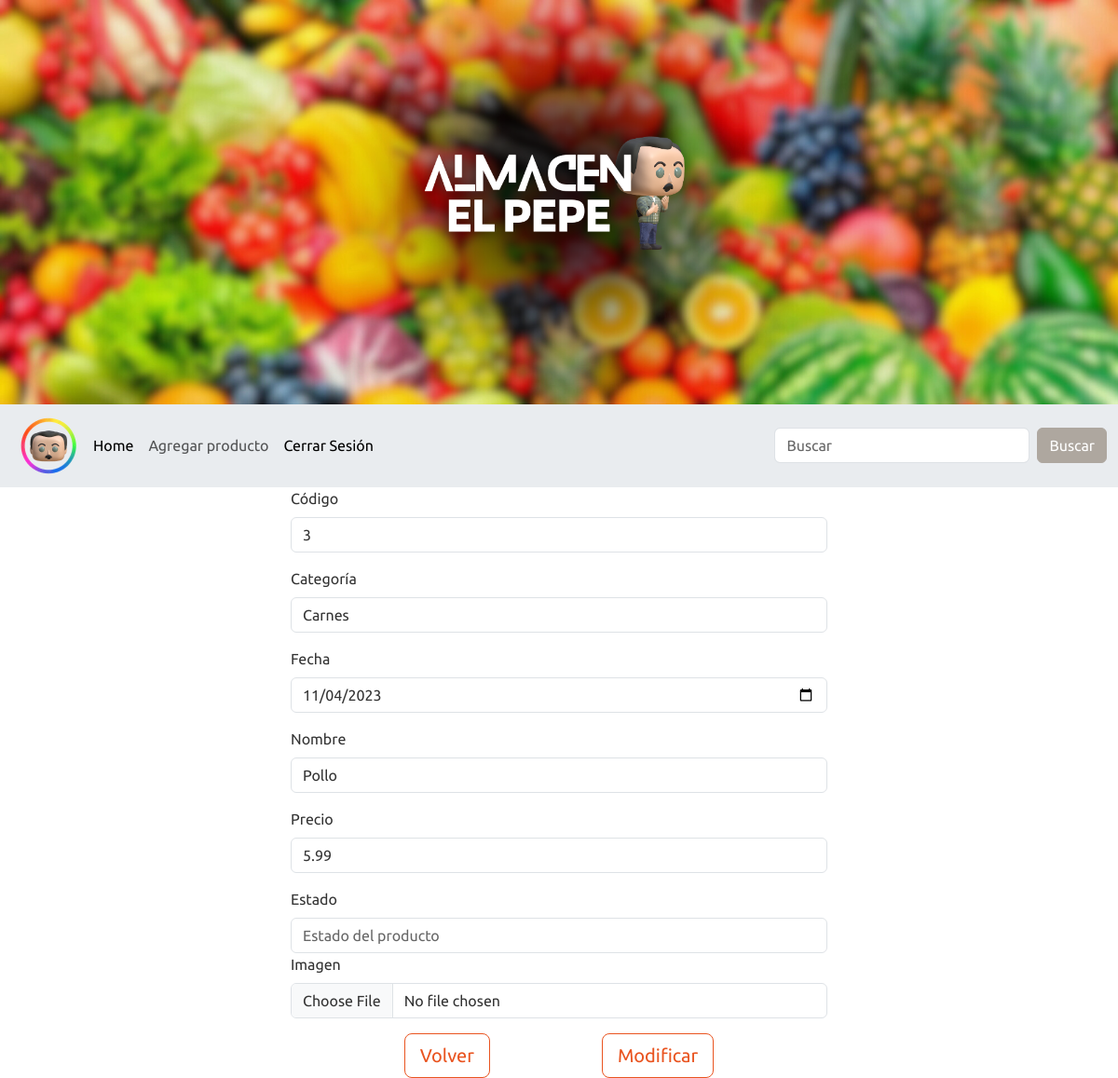
The app's page /editar.php?codigo=3 with its own data.
### tables this page shows
CREATE TABLE `productos` (
  `codigo` int(10) NOT NULL,
  `categoria` varchar(255) NOT NULL,
  `fechaAlta` date NOT NULL DEFAULT current_timestamp(),
  `nombre` varchar(255) NOT NULL,
  `precio` float NOT NULL,
  `estado` int(11) NOT NULL
);

### editar.php (the view, shortened to what this page needs)
<?php
require("consultas.php");
if (!isset($_GET["codigo"])) {
    header("location:index.php");
} else {
    $conexion = conectar();
    $sql = "SELECT * FROM productos WHERE codigo='" . $_GET["codigo"] . "'";
    $buscar = mysqli_query($conexion, $sql);
    if (mysqli_num_rows($buscar) > 0) {
        $datos = mysqli_fetch_assoc($buscar);
    }
}
?>
<!DOCTYPE html>
<html>
<head>
    <link rel="stylesheet" type="text/css" href="css/bootstrap.min.css">
</head>
<body>
    <img src="img/almacen.png" style="width: 100%;" alt="Almacén 'El Pepe'">
    <nav class="navbar navbar-expand-lg bg-light" data-bs-theme="light">
        <div class="container-fluid">
            <img src="img/pepe-argento.png" alt="Logo del Almacén 'El Pepe'">
            <div class="collapse navbar-collapse" id="navbarColor01">
                <ul class="navbar-nav me-auto">
                    <li class="nav-item">
                        <a class="nav-link active" href="indexAdmin.php">Home
                        </a>
                    </li>
                    <li class="nav-item">
                        <a class="nav-link" href="nuevo.php">Agregar producto</a>
                    </li>
                    <li class="nav-item">
                        <a class="nav-link active" href="index.php" onclick="cerrarSesion()">Cerrar Sesión
                        </a>
                    </li>
                </ul>
                <form class="d-flex">
                    <input class="form-control me-sm-2" type="search" name="inputBuscar" placeholder="Buscar">
                    <button class="btn btn-secondary my-2 my-sm-0" type="submit">Buscar</button>
                </form>
            </div>
        </div>
    </nav>
    <form method="POST" enctype='multipart/form-data'>
        <div class="container col-6" >
            <div class="mb-3">
                <label class="form-label">Código</label>
                <input type="text" name="inputCodigo" class="form-control" placeholder="Código del producto" value="<?php echo $_GET['codigo']; ?>" readonly="">
            </div>
            <div class="mb-3">
                <label class="form-label">Categoría</label>
                <input type="text" name="inputCategoria" class="form-control" placeholder="Categoría del producto" value="<?php echo $datos["categoria"]; ?>" required>
            </div>
            <div class="mb-3">
                <label class="form-label">Fecha</label>
                <input type="date" name="inputFecha" class="form-control" value="<?php echo $datos["fechaAlta"]; ?>">
            </div>
            <div class="mb-3">
                <label class="form-label">Nombre</label>
                <input type="text" name="inputNombre" class="form-control" placeholder="Nombre del producto" value="<?php echo $datos["nombre"]; ?>" required>
            </div>
            <div class="mb-3">
                <label class="form-label">Precio</label>
                <input type="text" name="inputPrecio" class="form-control" placeholder="Precio del producto" value="<?php echo $datos["precio"]; ?>" required>
            </div>
            <div>
                <label class="form-label">Estado</label>
                <input type="text" name="inputEstado" class="form-control" placeholder="Estado del producto" required>
            </div>
            <div class="mb-3">
                <label class="form-label">Imagen</label>
                <input type="file" name="inputImagen" class="form-control" accept="image/*" required>
            </div>
        </div>
        <div class="d-flex justify-content-center mt-2">
            <div style="margin-right: 10%;">
                <a class="btn btn-lg btn-outline-primary" href="indexAdmin.php">Volver</a>
            </div>
            <div>
                <button class="btn btn-lg btn-outline-primary" name="botonModificar">Modificar</button>
            </div>
        </div>
    </form>
</body>
</html>

### records on screen
productos: inputCategoria "Carnes", inputFecha "11/04/2023", inputNombre "Pollo", inputPrecio "5.99"
